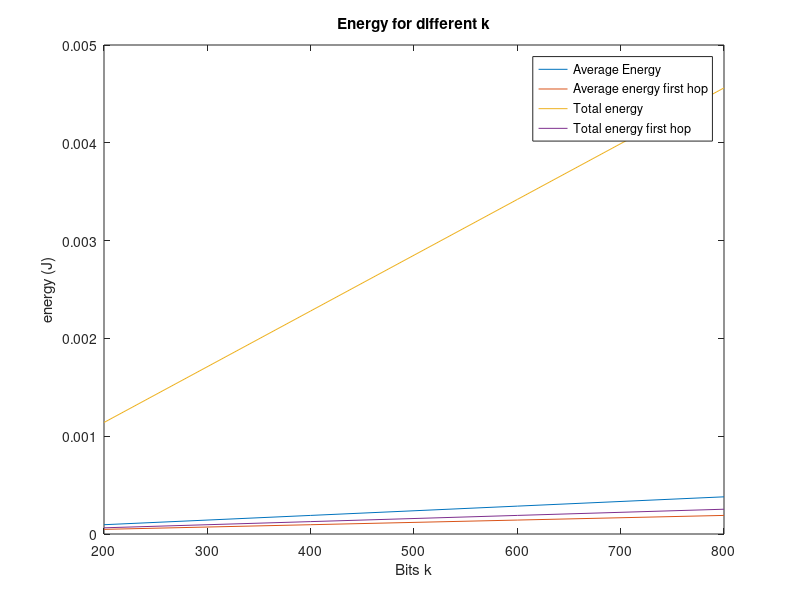

Write MATLAB code to recreate this figure.
% row -> hops, columns -> distance
dis = [0, 0, 0, 0;50,45,55,52;100,90,110,104;150,135,165,156];
num_hops = 4;
num_nodes = 4;

Eelec = 50*1e-9;
Eda = 0; %5*1e-9;
Eamp = 100*1e-12;
k_all = [25,50,75,100]*8;

trans_energy = zeros(3,4);
rec_energy = zeros(3,4);
tot_energy = zeros(3,4);

toenk = zeros(4,3,4);

average_energy_k = zeros(4,1);
average_energy_first_hop_k = zeros(4,1);
tot_energy_k = zeros(4,1);
tot_energy_fh_k = zeros(4,1);

for ck = 1:4
    k = k_all(ck);
    for hops = num_hops:-1:2
        for nodes = 1:num_nodes
            d = dis(hops,nodes) - dis(hops-1,nodes);
            trans_energy(hops,nodes) = k*(Eelec+Eda+Eamp*d^2); % Etx(k,d)
            rec_energy(hops,nodes) = Eelec*k;
            tot_energy(hops, nodes) = trans_energy(hops,nodes) + rec_energy(hops,nodes);
            toenk(ck,hops,nodes) = tot_energy(hops, nodes);
        end
        k = k*(5-hops);
    end
average_energy_k(ck) = sum(sum(tot_energy))/((num_hops-1)*num_nodes);
average_energy_first_hop_k(ck) = sum(sum(tot_energy(2,:)))/(3*num_nodes);
disp('Average energy: ');
disp(average_energy_k(ck));
disp('Average energy first hop: ');
disp(average_energy_first_hop_k(ck));
disp('Total energy: ');
tot_energy_k(ck) = sum(sum(tot_energy));
disp(tot_energy_k(ck));
tot_energy_fh_k(ck) = sum(sum(tot_energy(2,:)))/3;
disp('Total energy first hop: ');
disp(tot_energy_fh_k(ck));
end



plot(k_all,average_energy_k);
hold on,
plot(k_all,average_energy_first_hop_k);
hold on,
plot(k_all,tot_energy_k);
hold on,
plot(k_all,tot_energy_fh_k*(1/3));
xlabel('Bits k');
ylabel('energy (J)');
title('Energy for different k');
legend('Average Energy','Average energy first hop','Total energy', 'Total energy first hop');
